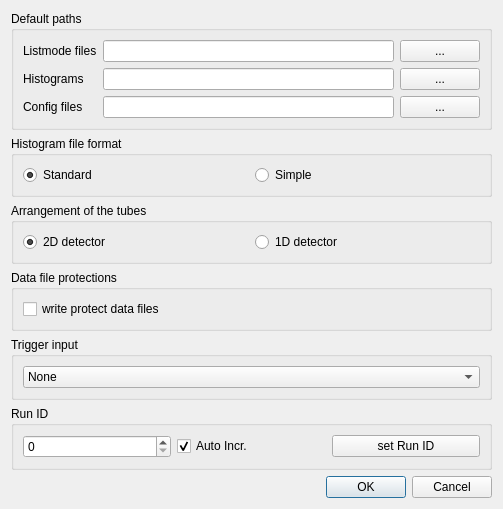
<?xml version="1.0" encoding="UTF-8"?>
<ui version="4.0">
 <class>GeneralSetup</class>
 <widget class="QDialog" name="GeneralSetup">
  <property name="geometry">
   <rect>
    <x>0</x>
    <y>0</y>
    <width>503</width>
    <height>483</height>
   </rect>
  </property>
  <property name="windowTitle">
   <string>General Setup</string>
  </property>
  <layout class="QGridLayout" name="gridLayout">
   <item row="0" column="0">
    <widget class="QGroupBox" name="pathBox">
     <property name="title">
      <string>Default paths</string>
     </property>
     <layout class="QGridLayout" name="gridLayout_4">
      <item row="0" column="0">
       <widget class="QLabel" name="textLabel1">
        <property name="text">
         <string>Listmode files</string>
        </property>
        <property name="wordWrap">
         <bool>false</bool>
        </property>
       </widget>
      </item>
      <item row="0" column="1">
       <widget class="QLineEdit" name="listfilepath"/>
      </item>
      <item row="0" column="2">
       <widget class="QPushButton" name="selectListpath">
        <property name="text">
         <string>...</string>
        </property>
       </widget>
      </item>
      <item row="1" column="0">
       <widget class="QLabel" name="textLabel2">
        <property name="text">
         <string>Histograms</string>
        </property>
        <property name="wordWrap">
         <bool>false</bool>
        </property>
       </widget>
      </item>
      <item row="1" column="1">
       <widget class="QLineEdit" name="histfilepath"/>
      </item>
      <item row="1" column="2">
       <widget class="QPushButton" name="selectHistpath">
        <property name="text">
         <string>...</string>
        </property>
       </widget>
      </item>
      <item row="2" column="0">
       <widget class="QLabel" name="textLabel3">
        <property name="text">
         <string>Config files</string>
        </property>
        <property name="wordWrap">
         <bool>false</bool>
        </property>
       </widget>
      </item>
      <item row="2" column="1">
       <widget class="QLineEdit" name="configfilepath"/>
      </item>
      <item row="2" column="2">
       <widget class="QPushButton" name="selectConfigpath">
        <property name="text">
         <string>...</string>
        </property>
       </widget>
      </item>
     </layout>
    </widget>
   </item>
   <item row="5" column="0">
    <widget class="QGroupBox" name="idBox">
     <property name="title">
      <string>Run ID</string>
     </property>
     <layout class="QGridLayout" name="gridLayout_7">
      <item row="0" column="0">
       <widget class="QSpinBox" name="runId">
        <property name="enabled">
         <bool>true</bool>
        </property>
        <property name="toolTip">
         <string>RUN ID will be transmitted in every data buffer header</string>
        </property>
       </widget>
      </item>
      <item row="0" column="1">
       <widget class="QCheckBox" name="runIdAuto">
        <property name="toolTip">
         <string>increment run ID automatically at every start cmd</string>
        </property>
        <property name="text">
         <string>Auto Incr.</string>
        </property>
        <property name="shortcut">
         <string/>
        </property>
        <property name="checked">
         <bool>true</bool>
        </property>
       </widget>
      </item>
      <item row="0" column="2">
       <widget class="QPushButton" name="runIdButton">
        <property name="enabled">
         <bool>true</bool>
        </property>
        <property name="text">
         <string>set Run ID</string>
        </property>
       </widget>
      </item>
     </layout>
    </widget>
   </item>
   <item row="6" column="0">
    <widget class="QDialogButtonBox" name="buttonBox">
     <property name="orientation">
      <enum>Qt::Horizontal</enum>
     </property>
     <property name="standardButtons">
      <set>QDialogButtonBox::Cancel|QDialogButtonBox::Ok</set>
     </property>
    </widget>
   </item>
   <item row="1" column="0">
    <widget class="QGroupBox" name="histogramFileFormatBox">
     <property name="title">
      <string>Histogram file format</string>
     </property>
     <layout class="QGridLayout" name="gridLayout_2">
      <item row="0" column="0">
       <widget class="QRadioButton" name="standardHistogramFileFormat">
        <property name="toolTip">
         <string>Histogram data will be written in &quot;standard&quot; format</string>
        </property>
        <property name="text">
         <string>Standard</string>
        </property>
        <property name="checked">
         <bool>true</bool>
        </property>
        <attribute name="buttonGroup">
         <string notr="true">histogramFileformatButtonGroup</string>
        </attribute>
       </widget>
      </item>
      <item row="0" column="1">
       <widget class="QRadioButton" name="simpleHistogramFileFormat">
        <property name="toolTip">
         <string>Histogram data file will be written in a &quot;simple&quot; format</string>
        </property>
        <property name="text">
         <string>Simple</string>
        </property>
        <attribute name="buttonGroup">
         <string notr="true">histogramFileformatButtonGroup</string>
        </attribute>
       </widget>
      </item>
     </layout>
    </widget>
   </item>
   <item row="3" column="0">
    <widget class="QGroupBox" name="writeProtectionBox">
     <property name="title">
      <string>Data file protections</string>
     </property>
     <layout class="QGridLayout" name="gridLayout_3">
      <item row="0" column="0">
       <widget class="QCheckBox" name="writeProtect">
        <property name="toolTip">
         <string>Remove writeable flag from data files</string>
        </property>
        <property name="text">
         <string>write protect data files</string>
        </property>
       </widget>
      </item>
     </layout>
    </widget>
   </item>
   <item row="2" column="0">
    <widget class="QGroupBox" name="tubeArrangementBox">
     <property name="title">
      <string>Arrangement of the tubes</string>
     </property>
     <layout class="QGridLayout" name="gridLayout_5">
      <item row="0" column="0">
       <widget class="QRadioButton" name="tube2D">
        <property name="toolTip">
         <string>Detector tubes are arranged in 2D</string>
        </property>
        <property name="text">
         <string>2D detector</string>
        </property>
        <property name="checked">
         <bool>true</bool>
        </property>
        <attribute name="buttonGroup">
         <string notr="true">arrangementButtonGroup</string>
        </attribute>
       </widget>
      </item>
      <item row="0" column="1">
       <widget class="QRadioButton" name="tube1D">
        <property name="toolTip">
         <string>Detector tubes are arranged in a &quot;line&quot;</string>
        </property>
        <property name="text">
         <string>1D detector</string>
        </property>
        <attribute name="buttonGroup">
         <string notr="true">arrangementButtonGroup</string>
        </attribute>
       </widget>
      </item>
     </layout>
    </widget>
   </item>
   <item row="4" column="0">
    <widget class="QGroupBox" name="triggerBox">
     <property name="title">
      <string>Trigger input</string>
     </property>
     <layout class="QGridLayout" name="gridLayout_6">
      <item row="0" column="0">
       <widget class="QComboBox" name="triggerInput">
        <property name="toolTip">
         <string>Select the trigger input for time resolved measurements</string>
        </property>
        <item>
         <property name="text">
          <string>None</string>
         </property>
        </item>
        <item>
         <property name="text">
          <string>Monitor 1</string>
         </property>
        </item>
        <item>
         <property name="text">
          <string>Monitor 2</string>
         </property>
        </item>
        <item>
         <property name="text">
          <string>Monitor 3</string>
         </property>
        </item>
        <item>
         <property name="text">
          <string>Monitor 4</string>
         </property>
        </item>
        <item>
         <property name="text">
          <string>TTL 1</string>
         </property>
        </item>
        <item>
         <property name="text">
          <string>TTL 2</string>
         </property>
        </item>
       </widget>
      </item>
     </layout>
    </widget>
   </item>
  </layout>
 </widget>
 <resources/>
 <connections>
  <connection>
   <sender>buttonBox</sender>
   <signal>rejected()</signal>
   <receiver>GeneralSetup</receiver>
   <slot>reject()</slot>
   <hints>
    <hint type="sourcelabel">
     <x>431</x>
     <y>478</y>
    </hint>
    <hint type="destinationlabel">
     <x>409</x>
     <y>147</y>
    </hint>
   </hints>
  </connection>
  <connection>
   <sender>selectListpath</sender>
   <signal>clicked()</signal>
   <receiver>GeneralSetup</receiver>
   <slot>selectListpathSlot()</slot>
   <hints>
    <hint type="sourcelabel">
     <x>491</x>
     <y>55</y>
    </hint>
    <hint type="destinationlabel">
     <x>409</x>
     <y>147</y>
    </hint>
   </hints>
  </connection>
  <connection>
   <sender>selectHistpath</sender>
   <signal>clicked()</signal>
   <receiver>GeneralSetup</receiver>
   <slot>selectHistpathSlot()</slot>
   <hints>
    <hint type="sourcelabel">
     <x>491</x>
     <y>82</y>
    </hint>
    <hint type="destinationlabel">
     <x>409</x>
     <y>147</y>
    </hint>
   </hints>
  </connection>
  <connection>
   <sender>selectConfigpath</sender>
   <signal>clicked()</signal>
   <receiver>GeneralSetup</receiver>
   <slot>selectConfigpathSlot()</slot>
   <hints>
    <hint type="sourcelabel">
     <x>491</x>
     <y>109</y>
    </hint>
    <hint type="destinationlabel">
     <x>409</x>
     <y>147</y>
    </hint>
   </hints>
  </connection>
  <connection>
   <sender>buttonBox</sender>
   <signal>accepted()</signal>
   <receiver>GeneralSetup</receiver>
   <slot>accept()</slot>
   <hints>
    <hint type="sourcelabel">
     <x>431</x>
     <y>478</y>
    </hint>
    <hint type="destinationlabel">
     <x>409</x>
     <y>147</y>
    </hint>
   </hints>
  </connection>
  <connection>
   <sender>runIdButton</sender>
   <signal>clicked()</signal>
   <receiver>GeneralSetup</receiver>
   <slot>setRunIdSlot()</slot>
   <hints>
    <hint type="sourcelabel">
     <x>491</x>
     <y>440</y>
    </hint>
    <hint type="destinationlabel">
     <x>3</x>
     <y>130</y>
    </hint>
   </hints>
  </connection>
  <connection>
   <sender>runIdAuto</sender>
   <signal>clicked()</signal>
   <receiver>GeneralSetup</receiver>
   <slot>selectAutoIncRunIdSlot()</slot>
   <hints>
    <hint type="sourcelabel">
     <x>329</x>
     <y>439</y>
    </hint>
    <hint type="destinationlabel">
     <x>20</x>
     <y>20</y>
    </hint>
   </hints>
  </connection>
  <connection>
   <sender>writeProtect</sender>
   <signal>clicked()</signal>
   <receiver>GeneralSetup</receiver>
   <slot>selectWriteProtectSlot()</slot>
   <hints>
    <hint type="sourcelabel">
     <x>51</x>
     <y>306</y>
    </hint>
    <hint type="destinationlabel">
     <x>20</x>
     <y>20</y>
    </hint>
   </hints>
  </connection>
 </connections>
 <slots>
  <slot>selectListpathSlot()</slot>
  <slot>selectConfigpathSlot()</slot>
  <slot>selectHistpathSlot()</slot>
  <slot>setRunIdSlot()</slot>
  <slot>selectAutoIncRunIdSlot()</slot>
  <slot>selectWriteProtectSlot()</slot>
 </slots>
 <buttongroups>
  <buttongroup name="arrangementButtonGroup"/>
  <buttongroup name="histogramFileformatButtonGroup"/>
 </buttongroups>
</ui>
